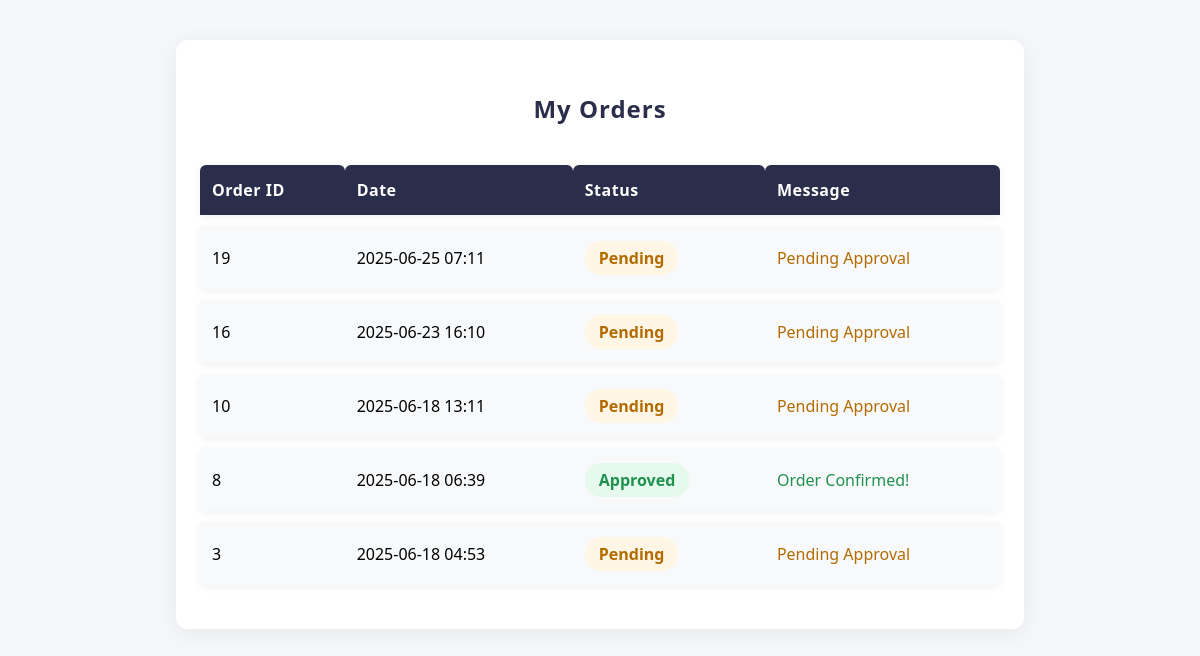
/my_orders/ (signed in), run on the app's committed database.
### client_app/models.py (models this page shows)
class Orders_detail(models.Model):
    user = models.ForeignKey(User, on_delete=models.CASCADE)
    address = models.TextField()
    payment_method = models.CharField(max_length=50)
    created_at = models.DateTimeField(auto_now_add=True)
    status = models.CharField(max_length=20, default='pending')

### client_app/views.py (the view)
# urls.py: path('my_orders/', views.my_orders, name='my_orders'),
@login_required
def my_orders(request):
    orders = Orders_detail.objects.filter(user=request.user).order_by('-created_at')
    return render(request, 'my_orders.html', {'orders': orders})

### client_app/templates/my_orders.html (shortened to what this page needs)
<!DOCTYPE html>
<html>
<head>
</head>
<body>
  <div class="orders-container">
    <h2>My Orders</h2>
    <table>
      <tr>
        <th>Order ID</th>
        <th>Date</th>
        <th>Status</th>
        <th>Message</th>
      </tr>
      {% for order in orders %}
      <tr>
        <td>{{ order.id }}</td>
        <td>{{ order.created_at|date:"Y-m-d H:i" }}</td>
        <td>
          {% if order.status == "approved" %}
            <span class="status-approved">Approved</span>
          {% elif order.status == "pending" %}
            <span class="status-pending">Pending</span>
          {% else %}
            <span>{{ order.status }}</span>
          {% endif %}
        </td>
        <td>
          {% if order.status == "approved" %}
            <span style="color: #219150;">Order Confirmed!</span>
          {% elif order.status == "pending" %}
            <span style="color: #b36b00;">Pending Approval</span>
          {% endif %}
        </td>
      </tr>
      {% empty %}
      <tr>
        <td colspan="4" style="text-align:center; color:#888;">No orders found.</td>
      </tr>
      {% endfor %}
    </table>
  </div>
</body>
</html>

### client_app/templates/my_orders.html (style rules this page uses)
body { background: #f5f7fa; font-family: 'Segoe UI', Arial, sans-serif; margin: 0; padding: 0; }
.orders-container { max-width: 800px; margin: 40px auto; background: #fff; border-radius: 12px; box-shadow: 0 4px 24px #0001; padding: 32px 24px; }
h2 { text-align: center; color: #2b2e4a; margin-bottom: 28px; letter-spacing: 1px; }
table { width: 100%; border-collapse: separate; border-spacing: 0 12px; }
th, td { padding: 14px 12px; text-align: left; }
th { background: #2b2e4a; color: #fff; border-radius: 6px 6px 0 0; font-weight: 600; letter-spacing: 0.5px; }
tr { background: #f8f9fb; border-radius: 0 0 6px 6px; box-shadow: 0 2px 8px #0001; transition: box-shadow 0.2s; }
.status-approved { color: #219150; font-weight: bold; background: #e6f9ed; padding: 6px 14px; border-radius: 16px; display: inline-block; }
.status-pending { color: #b36b00; font-weight: bold; background: #fff6e6; padding: 6px 14px; border-radius: 16px; display: inline-block; }

### data on the page
Orders_detail: id "19", created_at "2025-06-25 07:11", status "Pending"
Orders_detail: id "16", created_at "2025-06-23 16:10", status "Pending"
Orders_detail: id "10", created_at "2025-06-18 13:11", status "Pending"
Orders_detail: id "8", created_at "2025-06-18 06:39", status "Approved"
Orders_detail: id "3", created_at "2025-06-18 04:53", status "Pending"
